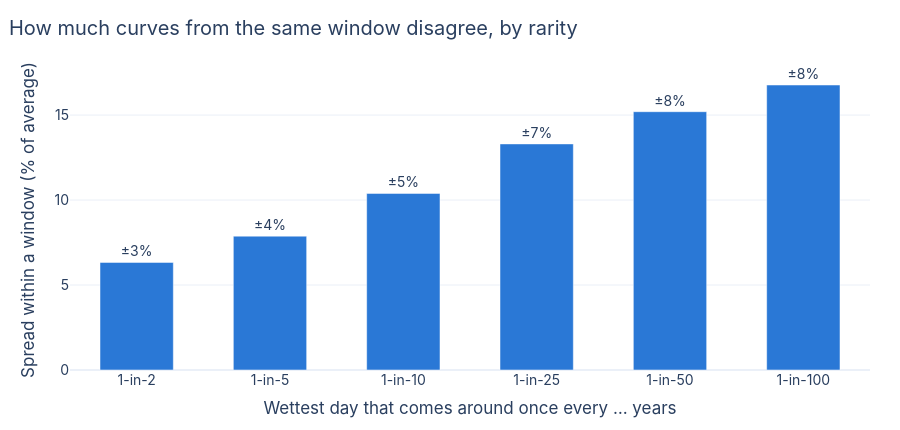

Source (notebook cell):
### Markdown cell above
With part A turned on, the dotted ERA5 line sits below the CRC Open curves:
partly because its cells blur downpours, partly because the climate has already
shifted since the years ERA5 covers.

> 💡 **Key idea: the rarer the event, the less sure the number.** Within each
> window, the thin lines sit closer together on the left (a typical year) and
> spread apart to the right (a once-a-century day). It's like guessing heights:
> easy for an average person, harder for the tallest person in a crowd you've
> only glimpsed. The chart below measures that spread.

### Code cell
spread_rps = [2, 5, 10, 25, 50, 100]
spread = []
for rp in spread_rps:
    # Spread among periods in the same window (not the climate trend between windows), averaged over windows.
    per_window = []
    for labels in members.values():
        values = np.array([np.interp(rp, rp_grid, levels[label]) for label in labels])
        per_window.append(100 * (values.max() - values.min()) / values.mean())
    spread.append(float(np.mean(per_window)))

fig = go.Figure(go.Bar(
    x=[f"1-in-{rp}" for rp in spread_rps], y=spread, marker_color="#2a78d6", width=0.55,
    text=[f"±{s / 2:.0f}%" for s in spread], textposition="outside", cliponaxis=False,
    hovertemplate="%{x} years: periods in a window span %{y:.0f}% of their average<extra></extra>",
))
layout(fig, "How much curves from the same window disagree, by rarity",
       xaxis_title="Wettest day that comes around once every … years",
       yaxis=dict(title="Spread within a window (% of average)", rangemode="tozero"), showlegend=False)
fig.show()

### Figure 1 — Plotly figure (JSON) as saved in the notebook; plotly's stock layout.template omitted (floating-point values rounded to 4 significant figures)
{"data": [{"cliponaxis": false, "hovertemplate": "%{x} years: periods in a window span %{y:.0f}% of their average<extra></extra>", "marker": {"color": "#2a78d6"}, "text": ["±3%", "±4%", "±5%", "±7%", "±8%", "±8%"], "textposition": "outside", "type": "bar", "width": 0.55, "x": ["1-in-2", "1-in-5", "1-in-10", "1-in-25", "1-in-50", "1-in-100"], "y": [6.332, 7.877, 10.39, 13.3, 15.2, 16.77]}], "layout": {"font": {"family": "Inter, Helvetica, Arial, sans-serif", "size": 14}, "height": 430, "margin": {"b": 60, "l": 70, "r": 30, "t": 70}, "showlegend": false, "title": {"text": "How much curves from the same window disagree, by rarity", "x": 0.01}, "xaxis": {"title": {"text": "Wettest day that comes around once every … years"}}, "yaxis": {"rangemode": "tozero", "title": {"text": "Spread within a window (% of average)"}}}}
